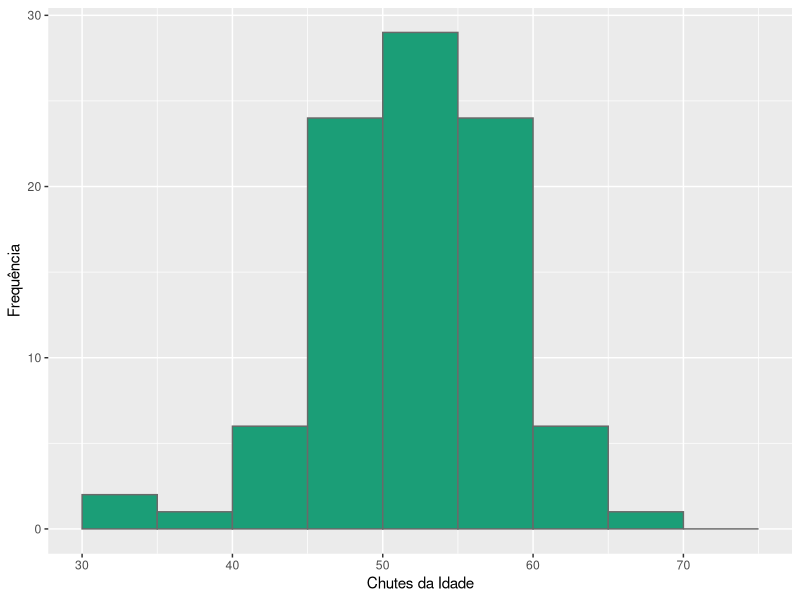
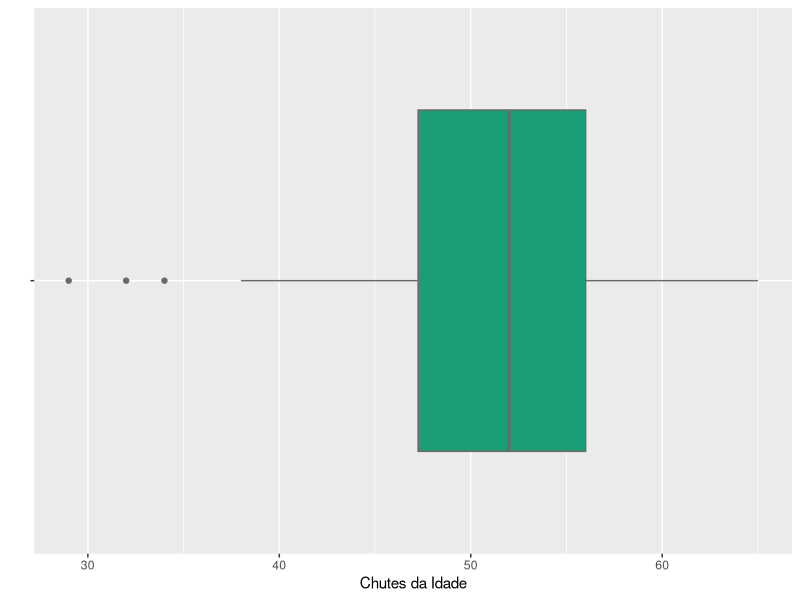
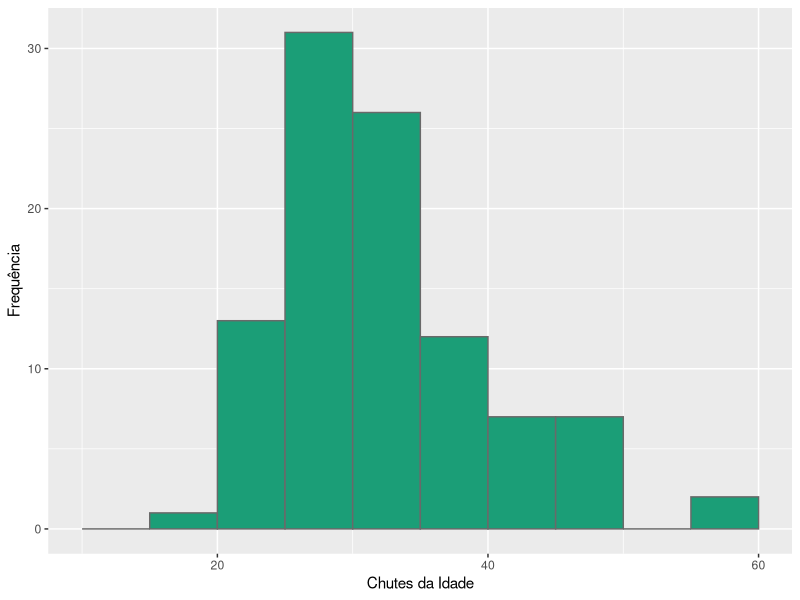
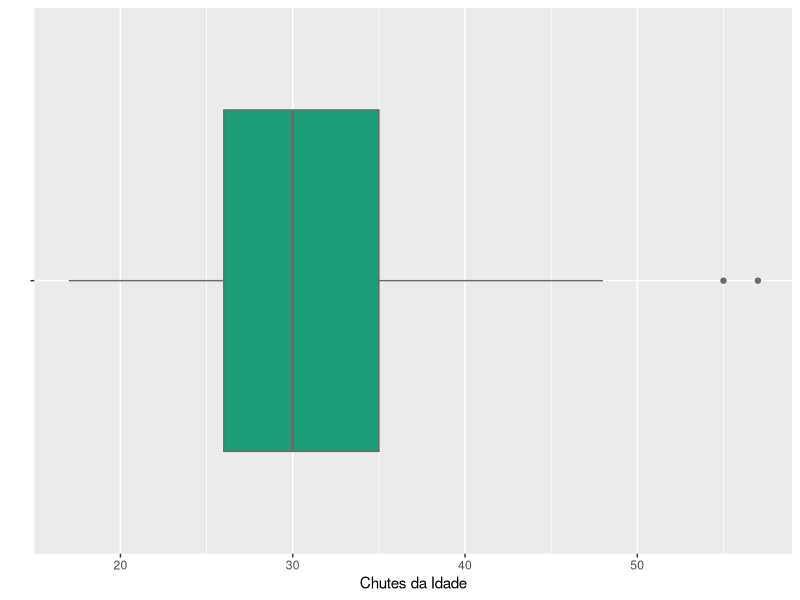
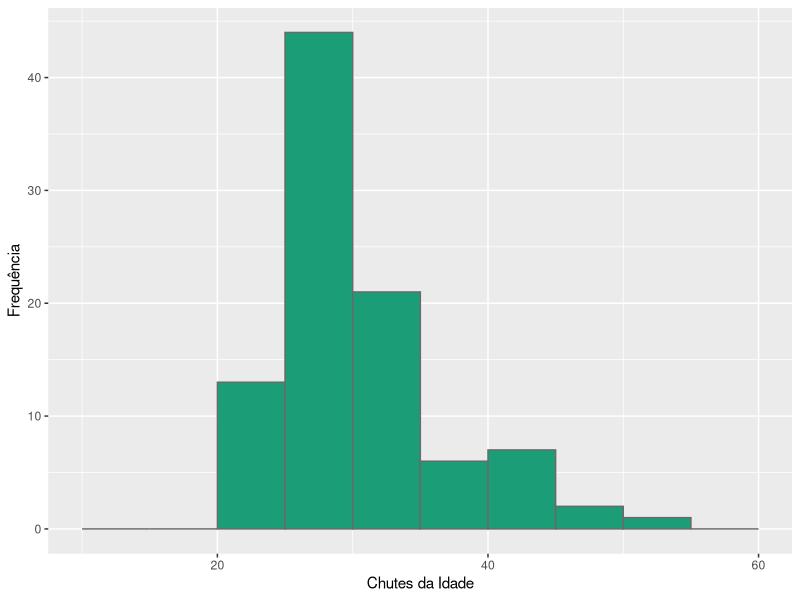
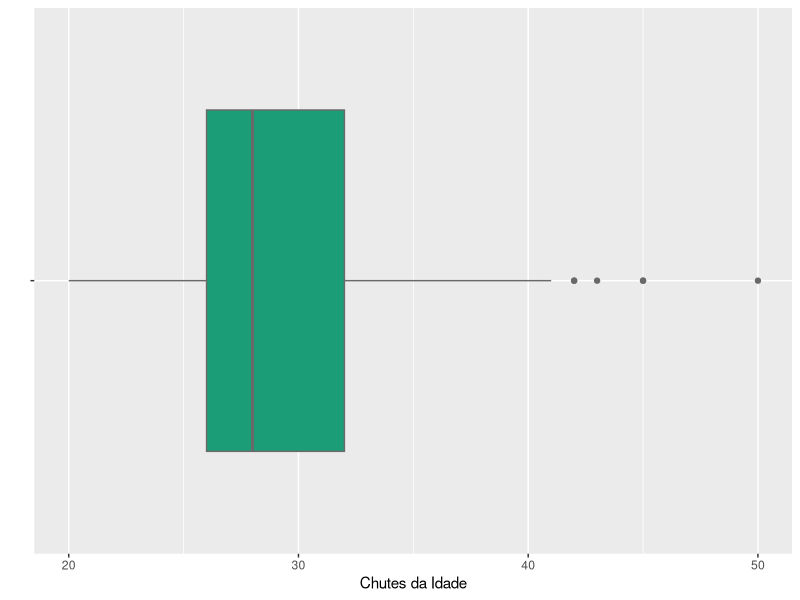
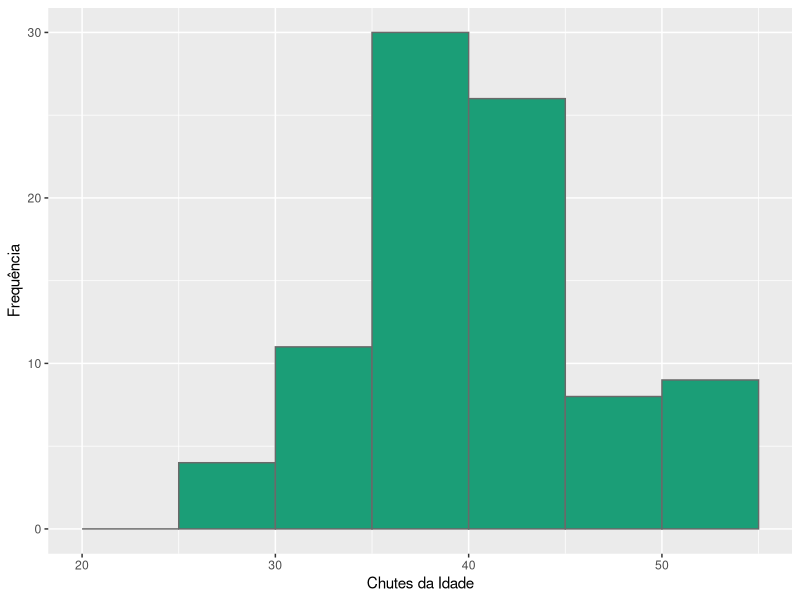
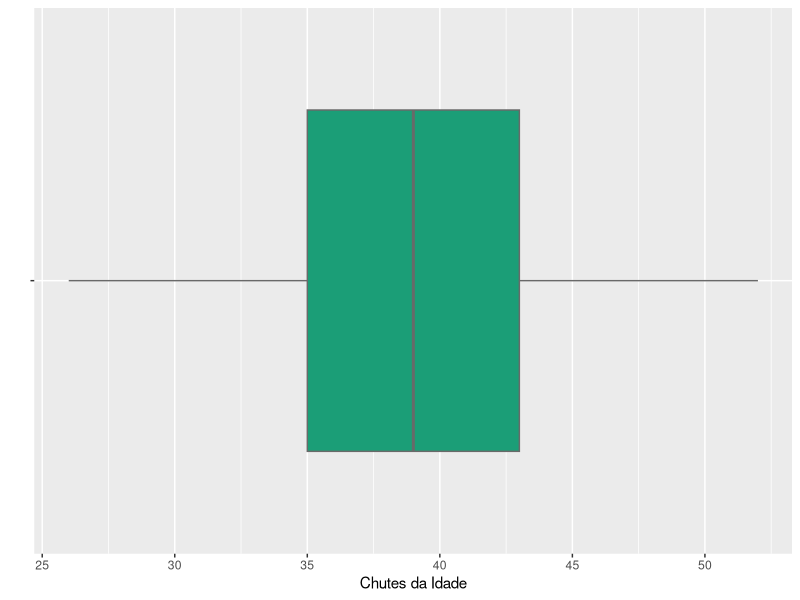

Here is the R script that generated these plots, in order:
## ---- chunk 1
knitr::opts_chunk$set(echo = FALSE)
## ---- chunk 2
# http://www.aceshowbiz.com/events/Daryl%20Hannah/daryl-hannah-stars-2012-benefit-gala-01.html

# foto de 2012

idade=52
## ---- chunk 3
pessoa <- read.csv2("Pessoa1a.csv")
pessoa1 <- pessoa[pessoa$Pessoa==1,]
idade <- pessoa1$Idade

stem(idade, scale = 0.5)
## ---- chunk 4
options(digits = 2)
c(summary(idade), SD = round(sd(idade), 2))
## ---- chunk 5
library(ggplot2)
ggplot(pessoa1, aes(x = Idade)) +
    geom_histogram(breaks = seq(30, 75, by=5), closed = "left", fill = "#1B9E77", col = "dimgrey") +
    labs(y = "Frequência", x = "Chutes da Idade")
## ---- chunk 6
ggplot(pessoa1, aes(y = Idade, x = "")) +
    geom_boxplot(fill = "#1B9E77", col = "dimgrey") +
    labs(x = "", y = "Chutes da Idade") + coord_flip()
## ---- chunk 7
# https://pt.wikipedia.org/wiki/Jodie_Foster
# foto de 1989

idade=27
## ---- chunk 8
pessoa <- read.csv2("Pessoa2a.csv")
pessoa2 <- pessoa[pessoa$Pessoa==2,]
idade <- pessoa2$Idade

stem(idade, scale = 0.5)
## ---- chunk 9
options(digits = 2)
c(summary(idade), SD = round(sd(idade), 2))
## ---- chunk 10
library(ggplot2)
ggplot(pessoa2, aes(x = Idade)) +
    geom_histogram(breaks = seq(10, 60, by=5), closed = "left", fill = "#1B9E77", col = "dimgrey") +
    labs(y = "Frequência", x = "Chutes da Idade")
## ---- chunk 11
ggplot(pessoa2, aes(y = Idade, x = "")) +
    geom_boxplot(fill = "#1B9E77", col = "dimgrey") +
    labs(x = "", y = "Chutes da Idade") + coord_flip()
## ---- chunk 12
# http://static1.purepeople.com/articles/1/17/35/21/@/2092987-johnny-depp-a-cannes-en-1992-950x0-2.jpg
# foto de 1992

idade=29
## ---- chunk 13
pessoa <- read.csv2("Pessoa3a.csv")
pessoa3 <- pessoa[pessoa$Pessoa==3,]
idade <- pessoa3$Idade

stem(idade, scale = 0.5)
## ---- chunk 14
options(digits = 2)
c(summary(idade), SD = round(sd(idade), 2))
## ---- chunk 15
library(ggplot2)
ggplot(pessoa3, aes(x = Idade)) +
    geom_histogram(breaks = seq(10, 60, by=5), closed = "left", fill = "#1B9E77", col = "dimgrey") +
    labs(y = "Frequência", x = "Chutes da Idade")
## ---- chunk 16
ggplot(pessoa3, aes(y = Idade, x = "")) +
    geom_boxplot(fill = "#1B9E77", col = "dimgrey") +
    labs(x = "", y = "Chutes da Idade") + coord_flip()
## ---- chunk 17
# http://www.gettyimages.com/event/liam-gallagher-self-assignment-june-19-2017-700070321?esource=SEO_GIS_CDN_Redirect#singer-and-musician-liam-gallagher-is-photographed-on-june-19-2017-in-picture-id800194674
# foto de 2017

idade=45
## ---- chunk 18
pessoa <- read.csv2("Pessoa4a.csv")
pessoa4 <- pessoa[pessoa$Pessoa==4,]
idade <- pessoa4$Idade

stem(idade, scale = 0.5)
## ---- chunk 19
options(digits = 2)
c(summary(idade), SD = round(sd(idade), 2))
## ---- chunk 20
library(ggplot2)
ggplot(pessoa4, aes(x = Idade)) +
    geom_histogram(breaks = seq(20, 55, by=5), closed = "left", fill = "#1B9E77", col = "dimgrey") +
    labs(y = "Frequência", x = "Chutes da Idade")
## ---- chunk 21
ggplot(pessoa4, aes(y = Idade, x = "")) +
    geom_boxplot(fill = "#1B9E77", col = "dimgrey") +
    labs(x = "", y = "Chutes da Idade") + coord_flip()
## ---- chunk 22
# Elton John
# foto de 1968
idade=21
## ---- chunk 23
pessoa <- read.csv2("Pessoa5a.csv")
pessoa5 <- pessoa[pessoa$Pessoa==5,]
idade <- pessoa5$Idade

stem(idade, scale = 0.5)
## ---- chunk 24
options(digits = 2)
c(summary(idade), SD = round(sd(idade), 2))
## ---- chunk 25
library(ggplot2)
ggplot(pessoa5, aes(x = Idade)) +
    geom_histogram(breaks = seq(18, 45, by=4), closed = "left", fill = "#1B9E77", col = "dimgrey") +
    labs(y = "Frequência", x = "Chutes da Idade")
## ---- chunk 26
ggplot(pessoa5, aes(y = Idade, x = "")) +
    geom_boxplot(fill = "#1B9E77", col = "dimgrey") +
    labs(x = "", y = "Chutes da Idade") + coord_flip()
## ---- chunk 27
# Bonnie Prince Billy
idade=33
## ---- chunk 28
pessoa <- read.csv("Pessoa6a.csv")
pessoa6 <- pessoa[pessoa$Pessoa==6,]
idade <- pessoa6$Idade

stem(idade, scale = 0.5)
## ---- chunk 29
options(digits = 2)
c(summary(idade), SD = round(sd(idade), 2))
## ---- chunk 30
library(ggplot2)
ggplot(pessoa6, aes(x = Idade)) +
    geom_histogram(breaks = seq(25, 60, by=5), closed = "left", fill = "#1B9E77", col = "dimgrey") +
    labs(y = "Frequência", x = "Chutes da Idade")
## ---- chunk 31
ggplot(pessoa6, aes(y = Idade, x = "")) +
    geom_boxplot(fill = "#1B9E77", col = "dimgrey") +
    labs(x = "", y = "Chutes da Idade") + coord_flip()
## ---- chunk 32
idade=54
## ---- chunk 33
pessoa <- read.csv("Pessoa7a.csv")
pessoa7 <- pessoa[pessoa$Pessoa==7,]
idade <- pessoa7$Idade

stem(idade, scale = 0.5)
## ---- chunk 34
options(digits = 2)
c(summary(idade), SD = round(sd(idade), 2))
## ---- chunk 35
library(ggplot2)
ggplot(pessoa7, aes(x = Idade)) +
    geom_histogram(breaks = seq(31, 60, by=5), closed = "left", fill = "#1B9E77", col = "dimgrey") +
    labs(y = "Frequência", x = "Chutes da Idade")
## ---- chunk 36
ggplot(pessoa7, aes(y = Idade, x = "")) +
    geom_boxplot(fill = "#1B9E77", col = "dimgrey") +
    labs(x = "", y = "Chutes da Idade") + coord_flip()
## ---- chunk 37
idade=47
## ---- chunk 38
pessoa <- read.csv("Pessoa8a.csv")
pessoa8 <- pessoa[pessoa$Pessoa==8,]
idade <- pessoa8$Idade

stem(idade, scale = 0.5)
## ---- chunk 39
options(digits = 2)
c(summary(idade), SD = round(sd(idade), 2))
## ---- chunk 40
library(ggplot2)
ggplot(pessoa8, aes(x = Idade)) +
    geom_histogram(breaks = seq(25, 65, by=5), closed = "left", fill = "#1B9E77", col = "dimgrey") +
    labs(y = "Frequência", x = "Chutes da Idade")
## ---- chunk 41
ggplot(pessoa8, aes(y = Idade, x = "")) +
    geom_boxplot(fill = "#1B9E77", col = "dimgrey") +
    labs(x = "", y = "Chutes da Idade") + coord_flip()
## ---- chunk 42
idade=35
## ---- chunk 43
pessoa <- read.csv("Pessoa9a.csv")
pessoa9 <- pessoa[pessoa$Pessoa==9,]
idade <- pessoa9$Idade

stem(idade, scale = 0.5)
## ---- chunk 44
options(digits = 2)
c(summary(idade), SD = round(sd(idade), 2))
## ---- chunk 45
library(ggplot2)
ggplot(pessoa9, aes(x = Idade)) +
    geom_histogram(breaks = seq(25, 55, by=5), closed = "left", fill = "#1B9E77", col = "dimgrey") +
    labs(y = "Frequência", x = "Chutes da Idade")
## ---- chunk 46
ggplot(pessoa9, aes(y = Idade, x = "")) +
    geom_boxplot(fill = "#1B9E77", col = "dimgrey") +
    labs(x = "", y = "Chutes da Idade") + coord_flip()
## ---- chunk 47
idade=48
## ---- chunk 48
pessoa <- read.csv("Pessoa10a.csv")
pessoa10 <- pessoa[pessoa$Pessoa==10,]
idade <- pessoa10$Idade

stem(idade, scale = 0.5)
## ---- chunk 49
options(digits = 2)
c(summary(idade), SD = round(sd(idade), 2))
## ---- chunk 50
library(ggplot2)
ggplot(pessoa10, aes(x = Idade)) +
    geom_histogram(breaks = seq(44, 65, by=4), closed = "left", fill = "#1B9E77", col = "dimgrey") +
    labs(y = "Frequência", x = "Chutes da Idade")
## ---- chunk 51
ggplot(pessoa10, aes(y = Idade, x = "")) +
    geom_boxplot(fill = "#1B9E77", col = "dimgrey") +
    labs(x = "", y = "Chutes da Idade") + coord_flip()
